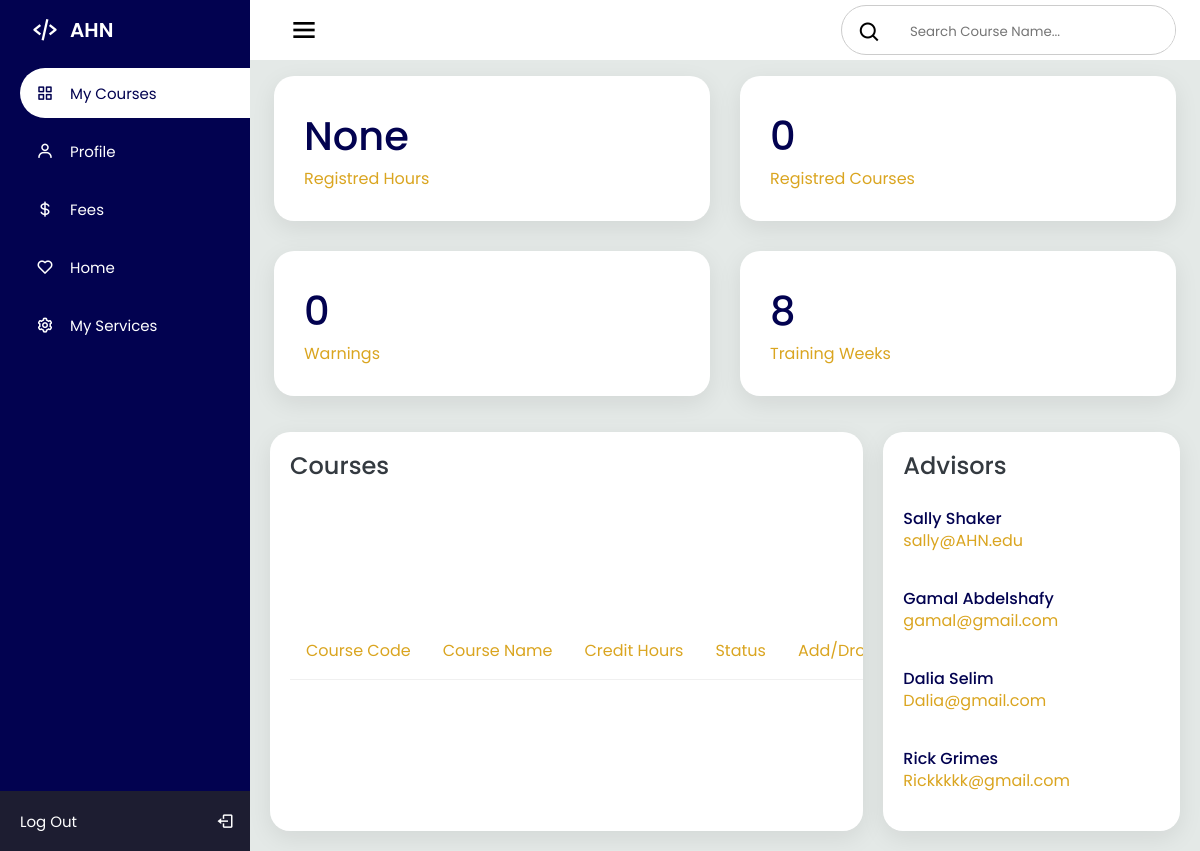
The app's page /courses (signed in), older data.
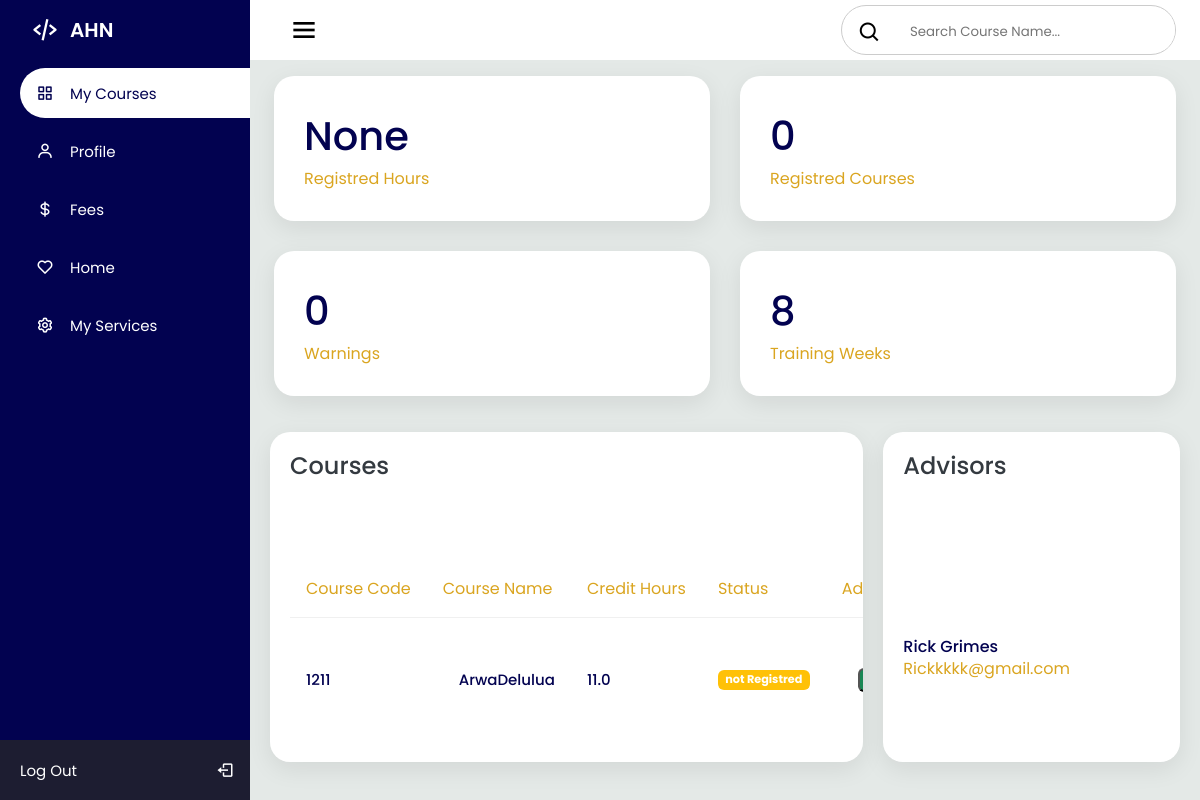
The same page, newer data.
### AHNapp/models.py (models this page shows)
class User(models.Model):
    name = models.CharField(max_length=200)
    password = models.CharField(max_length=200)
    id = models.AutoField(primary_key=True)
    email = models.EmailField(max_length=200)

class Advisor(User):
    position = models.CharField(max_length=200)

class User(models.Model):
    name = models.CharField(max_length=200)
    password = models.CharField(max_length=200)
    id = models.AutoField(primary_key=True)
    email = models.EmailField(max_length=200)

class Course(models.Model):
    id = models.AutoField(primary_key=True)
    Studentid = models.ManyToManyField(settings.AUTH_USER_MODEL, related_name='Studentid')
    CourseTitle = models.CharField(max_length=200)
    CourseCode = models.CharField(max_length=200)
    CourseWeight = models.FloatField()
    CourseGrade = models.FloatField()
    isReg = models.BooleanField(default=False)

### AHNapp/views.py (the view)
# urls.py: path('courses', views.courses, name='courses'),
def courses(request):
    user = request.user
    items = Course.objects.filter(Studentid=user).all()
    advisorat = Advisor.objects.all()
    total_weight = Course.objects.all().filter(isReg=True).filter(Studentid=user).aggregate(Sum('CourseWeight'))['CourseWeight__sum']
    regis_num = Course.objects.filter(isReg=True).filter(Studentid=user).count()
    return render(request, 'courses.html', {'courses': items,'total_weight': total_weight,"regis_num":regis_num,'advisorat':advisorat})

### AHNapp/templates/courses.html (shortened to what the changed rows need)
<!DOCTYPE html>
<html lang="en">
<head>
  <link rel="stylesheet" href="courses.css">
  <link href='https://unpkg.com/boxicons@2.1.1/css/boxicons.min.css' rel='stylesheet'>
</head>
<body>
  <section class="home_section">
    <div class="details">
      <div class="Course_name">
        <div class="card_header">
          <h2>Courses</h2>
        </div>
        <table>
          <thead>
            <tr>
              <td>Course Code</td>
              <td>Course Name</td>
              <td>Credit Hours</td>
              <td>Status</td>
              <td>Add/Drop Request</td>
            </tr>
          </thead>
          <tbody>
            {% for course in courses %}
            <tr>
              <td>{{course.CourseCode}}</td>
              <td>{{course.CourseTitle}}</td>
              <td>{{course.CourseWeight}}</td>
              <td>
              {%if course.isReg %}
                {% if course.CourseGrade > 0.00 %}
                  <span class="badge bg_seccuss">
                    {{course.CourseGrade}}
                  </span>
                {% else %}
                  <span class="badge bg_seccuss">
                    Registred
                  </span>
                {% endif %}
              </td>
              <td>
                <form method="POST" action="{% url 'drop_course' course.id %}">
                  {% csrf_token %}
                  <button type="submit" class="badge bg_danger">Drop</button>
              </form>
            </td>
              {% else %}
                <span class="badge bg_notReg">
                  not Registred
                </span>
              </td>
              <td>
                <form method="POST" action="{% url 'add_course' course.id %}">
                  <button type="submit" class="badge bg_seccuss">Add</button>
              </form>
            </td>
              {% endif %}
            </tr>
          {% endfor %}
          </tbody>
        </table>
      </div>
      <div class="Tutors_name">
        <div class="card_header">
          <h2>Advisors</h2>
        </div>
        <table>
          <tbody>
            {% for advisor in advisorat %}
            <tr>
              <td>
                <h4>{{advisor.name}}</h4>
                <span>{{advisor.email}}</span>
              </td>
            </tr>
            {% endfor %}
          </tbody>
        </table>
      </div>
    </div>
  </section>
</body>
</html>

Row changes from the older to the newer data that the page shows:
removed Advisor: name "Sally Shaker", email "sally@AHN.edu"
removed Advisor: name "Gamal Abdelshafy", email "gamal@gmail.com"
removed Advisor: name "Dalia Selim", email "Dalia@gmail.com"
now on this page (row edited): Course: CourseCode "1211", CourseTitle "ArwaDelulua", CourseWeight "11.0", isReg "not Registred"
